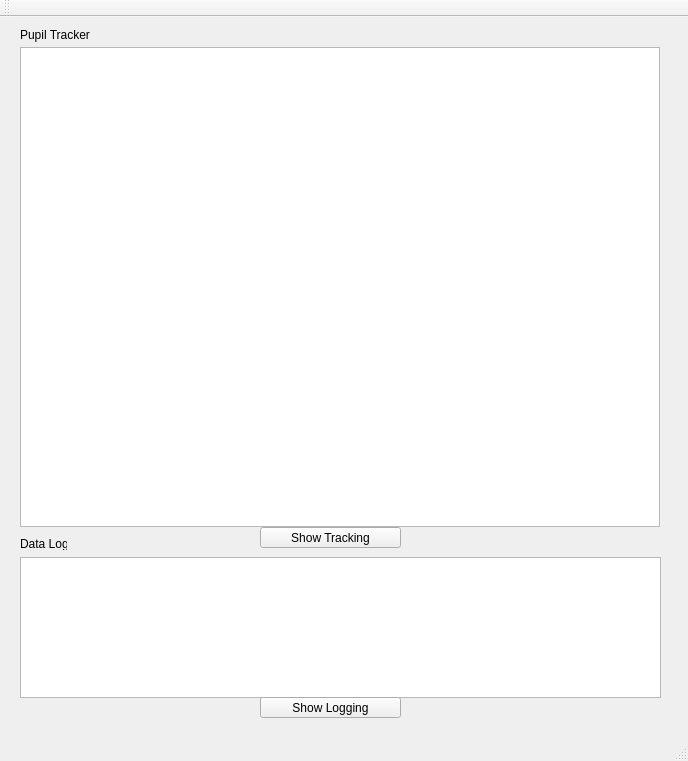
<?xml version="1.0" encoding="UTF-8"?>
<ui version="4.0">
 <class>Display</class>
 <widget class="QMainWindow" name="Display">
  <property name="geometry">
   <rect>
    <x>0</x>
    <y>0</y>
    <width>688</width>
    <height>761</height>
   </rect>
  </property>
  <property name="windowTitle">
   <string>MainWindow</string>
  </property>
  <widget class="QWidget" name="centralWidget">
   <widget class="QGraphicsView" name="graphicsView">
    <property name="geometry">
     <rect>
      <x>20</x>
      <y>30</y>
      <width>640</width>
      <height>480</height>
     </rect>
    </property>
   </widget>
   <widget class="QTextBrowser" name="textBrowser">
    <property name="geometry">
     <rect>
      <x>20</x>
      <y>540</y>
      <width>641</width>
      <height>141</height>
     </rect>
    </property>
   </widget>
   <widget class="QLabel" name="label">
    <property name="geometry">
     <rect>
      <x>20</x>
      <y>520</y>
      <width>47</width>
      <height>13</height>
     </rect>
    </property>
    <property name="text">
     <string>Data Log</string>
    </property>
   </widget>
   <widget class="QLabel" name="label_2">
    <property name="geometry">
     <rect>
      <x>20</x>
      <y>10</y>
      <width>71</width>
      <height>16</height>
     </rect>
    </property>
    <property name="text">
     <string>Pupil Tracker</string>
    </property>
   </widget>
   <widget class="QPushButton" name="trackerButton">
    <property name="geometry">
     <rect>
      <x>260</x>
      <y>510</y>
      <width>141</width>
      <height>21</height>
     </rect>
    </property>
    <property name="text">
     <string>Show Tracking</string>
    </property>
   </widget>
   <widget class="QPushButton" name="logButton">
    <property name="geometry">
     <rect>
      <x>260</x>
      <y>680</y>
      <width>141</width>
      <height>21</height>
     </rect>
    </property>
    <property name="text">
     <string>Show Logging</string>
    </property>
   </widget>
  </widget>
  <widget class="QMenuBar" name="menuBar">
   <property name="geometry">
    <rect>
     <x>0</x>
     <y>0</y>
     <width>688</width>
     <height>21</height>
    </rect>
   </property>
  </widget>
  <widget class="QToolBar" name="mainToolBar">
   <attribute name="toolBarArea">
    <enum>TopToolBarArea</enum>
   </attribute>
   <attribute name="toolBarBreak">
    <bool>false</bool>
   </attribute>
  </widget>
  <widget class="QStatusBar" name="statusBar"/>
 </widget>
 <layoutdefault spacing="6" margin="11"/>
 <resources/>
 <connections/>
</ui>
